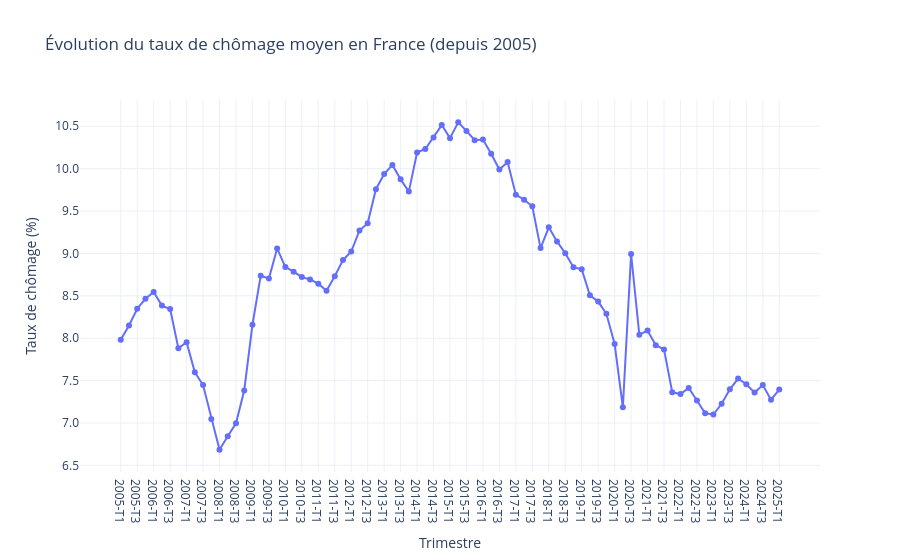

The notebook cell this image was saved under:
### Markdown cell above
courbe taux chomage moyen en france

### Code cell
import pandas as pd
import plotly.express as px

# Charger les données
df = pd.read_csv("valeurs_trimestrielles_sans_codes.csv", sep=';', encoding='utf-8')

# Garder seulement les colonnes de trimestres à partir de 2005
trimestres = [col for col in df.columns if "-T" in col and int(col[:4]) >= 2005]

# Moyenne nationale par trimestre
moyennes = df[trimestres].mean()

# Créer le DataFrame pour la courbe
courbe_df = pd.DataFrame({
    "Trimestre": moyennes.index,
    "Taux de chômage moyen (%)": moyennes.values
})

# Tracer la courbe
fig = px.line(
    courbe_df,
    x="Trimestre",
    y="Taux de chômage moyen (%)",
    title="Évolution du taux de chômage moyen en France (depuis 2005)",
    markers=True
)

fig.update_layout(
    xaxis_title="Trimestre",
    yaxis_title="Taux de chômage (%)",
    yaxis=dict(tickformat=".1f"),
    template="plotly_white"
)


fig.show()

### Figure 1 — Plotly figure (JSON) as saved in the notebook; plotly's stock layout.template omitted (floating-point values rounded to 4 significant figures)
{"data": [{"hovertemplate": "Trimestre=%{x}<br>Taux de chômage moyen (%)=%{y}<extra></extra>", "legendgroup": "", "line": {"color": "#636efa", "dash": "solid"}, "marker": {"symbol": "circle"}, "mode": "lines+markers", "name": "", "orientation": "v", "showlegend": false, "type": "scatter", "x": ["2005-T1", "2005-T2", "2005-T3", "2005-T4", "2006-T1", "2006-T2", "2006-T3", "2006-T4", "2007-T1", "2007-T2", "2007-T3", "2007-T4", "2008-T1", "2008-T2", "2008-T3", "2008-T4", "2009-T1", "2009-T2", "2009-T3", "2009-T4", "2010-T1", "2010-T2", "2010-T3", "2010-T4", "2011-T1", "2011-T2", "2011-T3", "2011-T4", "2012-T1", "2012-T2", "2012-T3", "2012-T4", "2013-T1", "2013-T2", "2013-T3", "2013-T4", "2014-T1", "2014-T2", "2014-T3", "2014-T4", "2015-T1", "2015-T2", "2015-T3", "2015-T4", "2016-T1", "2016-T2", "2016-T3", "2016-T4", "2017-T1", "2017-T2", "2017-T3", "2017-T4", "2018-T1", "2018-T2", "2018-T3", "2018-T4", "2019-T1", "2019-T2", "2019-T3", "2019-T4", "2020-T1", "2020-T2", "2020-T3", "2020-T4", "2021-T1", "2021-T2", "2021-T3", "2021-T4", "2022-T1", "2022-T2", "2022-T3", "2022-T4", "2023-T1", "2023-T2", "2023-T3", "2023-T4", "2024-T1", "2024-T2", "2024-T3", "2024-T4", "2025-T1"], "xaxis": "x", "y": [7.981, 8.151, 8.348, 8.465, 8.545, 8.385, 8.344, 7.882, 7.954, 7.598, 7.447, 7.048, 6.685, 6.845, 6.996, 7.384, 8.159, 8.735, 8.704, 9.059, 8.839, 8.785, 8.721, 8.693, 8.643, 8.561, 8.732, 8.922, 9.023, 9.27, 9.355, 9.757, 9.936, 10.04, 9.874, 9.729, 10.19, 10.23, 10.37, 10.51, 10.36, 10.55, 10.45, 10.34, 10.34, 10.18, 9.99, 10.08, 9.693, 9.633, 9.557, 9.063, 9.308, 9.142, 9.003, 8.837, 8.813, 8.506, 8.432, 8.288, 7.932, 7.184, 8.993, 8.042, 8.09, 7.917, 7.868, 7.363, 7.341, 7.412, 7.265, 7.114, 7.1, 7.227, 7.397, 7.523, 7.457, 7.358, 7.447, 7.275, 7.394], "yaxis": "y"}], "layout": {"legend": {"tracegroupgap": 0}, "title": {"text": "Évolution du taux de chômage moyen en France (depuis 2005)"}, "xaxis": {"anchor": "y", "domain": [0, 1], "title": {"text": "Trimestre"}}, "yaxis": {"anchor": "x", "domain": [0, 1], "tickformat": ".1f", "title": {"text": "Taux de chômage (%)"}}}}
